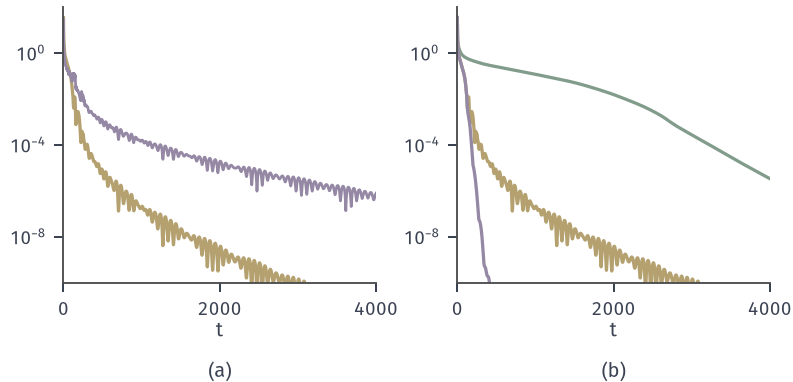

Reproduce this figure in Python.
from pathlib import Path
import sys
ROOT = next(p for p in Path(__file__).resolve().parents if (p/'build.sh').is_file() and (p/'tex/book.tex').is_file())
sys.path.insert(0, str(ROOT/'figures/00-shared/mathematical-preliminaries-upper/00-shared/comprehension-figures'))
from support import figure, save, BLUE, GREEN, YELLOW, RED, PURPLE, INK, MUTED, GRID, BLUE_FILL, GREEN_FILL, YELLOW_FILL, RED_FILL, PURPLE_FILL
import numpy as np
HERE = Path(__file__).resolve().parent
STROKE = '#4C4D4F'
def panel(fig, left, right, top, bottom, wspace=.25, hspace=.2):
    fig.set_layout_engine(None)
    fig.subplots_adjust(left=left, right=right, top=top, bottom=bottom, wspace=wspace, hspace=hspace)
def tag(fig, ax, s, y=None, d=.15):
    p = ax.get_position(); fig.text((p.x0+p.x1)/2, (p.y0-d) if y is None else y, s, ha='center', va='top')
def opt(ax, x=0, y=0, ms=4.8, z=7): ax.plot([x],[y],'o',ms=ms,color=RED,mew=0,zorder=z)
# 相关设计的 Lasso（同 ns-ista-fista-rates）：(a) FISTA 的目标差与映射残差；(b) 函数值重启。
import math
rng=np.random.default_rng(7)
Z=rng.normal(size=(100,200));rho=.9;A_=Z.copy()
for j in range(1,200): A_[:,j]=rho*A_[:,j-1]+math.sqrt(1-rho*rho)*Z[:,j]
A_=A_/np.linalg.norm(A_,axis=0);xt=np.zeros(200);idx=rng.choice(200,10,replace=False);xt[idx]=rng.normal(size=10)*2
b=A_@xt+.02*rng.normal(size=100);lam=.005*np.max(abs(A_.T@b));L=np.linalg.norm(A_,2)**2
S=lambda x,t:np.sign(x)*np.maximum(abs(x)-t,0)
F=lambda x:.5*np.sum((A_@x-b)**2)+lam*np.sum(abs(x))
gr=lambda x:A_.T@(A_@x-b)
Gm=lambda x:L*(x-S(x-gr(x)/L,lam/L))
def fista(T,restart=False,track=False):
    x=np.zeros(200);y=x.copy();th=1.;fx=F(x);V=[fx];R=[np.linalg.norm(Gm(x))] if track else [];ev=[]
    for t in range(T):
        xn=S(y-gr(y)/L,lam/L);fn=F(xn)
        if restart and fn>fx:
            th=1.;y=x.copy();ev.append(t);xn=S(y-gr(y)/L,lam/L);fn=F(xn)
        thn=(1+math.sqrt(1+4*th*th))/2;y=xn+(th-1)/thn*(xn-x);x=xn;th=thn;fx=fn;V.append(fx)
        if track:R.append(np.linalg.norm(Gm(x)))
    return np.array(V),np.array(R),x,ev
def ista(T):
    x=np.zeros(200);V=[F(x)]
    for t in range(T):
        x=S(x-gr(x)/L,lam/L);V.append(F(x))
    return np.array(V)
_,_,xs,_=fista(40000,True);Fs=F(xs);T=4000
V,R,_,_=fista(T,track=True);Vr,_,_,ev=fista(T,True);Vi=ista(T);tt=np.arange(T+1)
fig,(a,bb)=figure(width_mm=112,height_mm=54,ncols=2)
panel(fig,.08,.97,.98,.26,wspace=.26)
a.semilogy(tt,np.maximum(V-Fs,1e-15),color=YELLOW,lw=1.3);a.semilogy(tt,R,color=PURPLE,lw=1.1)
a.set_xlim(0,T);a.set_ylim(1e-10,1e2);a.set_xlabel('$t$',labelpad=1);a.set_yticks([1e-8,1e-4,1]);a.set_xticks([0,2000,4000])
bb.semilogy(tt,np.maximum(Vi-Fs,1e-15),color=GREEN,lw=1.3);bb.semilogy(tt,np.maximum(V-Fs,1e-15),color=YELLOW,lw=1.3);bb.semilogy(tt,np.maximum(Vr-Fs,1e-15),color=PURPLE,lw=1.3)
bb.set_xlim(0,T);bb.set_ylim(1e-10,1e2);bb.set_yticks([1e-8,1e-4,1]);bb.set_xlabel('$t$',labelpad=1);bb.set_xticks([0,2000,4000])
fig.canvas.draw();tag(fig,a,'(a)',y=.055);tag(fig,bb,'(b)',y=.055)
print({'restarts':len(ev),'first':ev[:6],'gap_end':[float(Vi[-1]-Fs),float(V[-1]-Fs),float(max(Vr[-1]-Fs,0))],'R_end':float(R[-1])})
save(fig,HERE,'figure',{'restarts':len(ev),'first':[int(e) for e in ev[:8]],'T':T})
